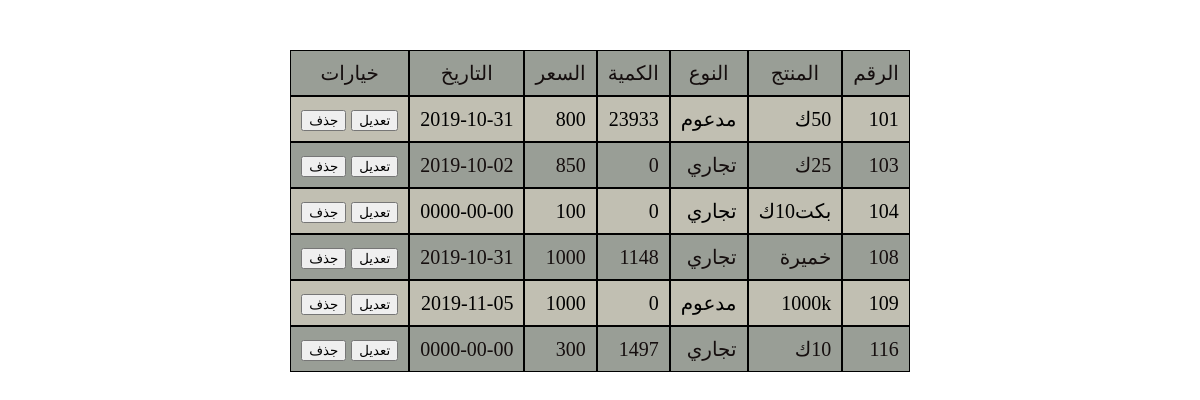
Before: /store_update.php (signed in) with the older database file.
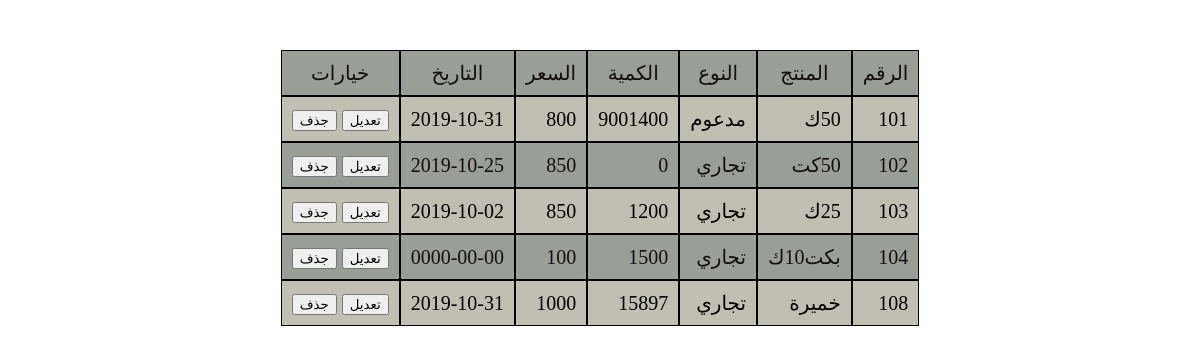
After: the same page with the newer database file.
### tables this page shows
CREATE TABLE `store` (
  `sno` int(10) NOT NULL,
  `sname` varchar(50) DEFAULT NULL,
  `stype` varchar(10) DEFAULT NULL,
  `sqty` int(10) DEFAULT '0',
  `sprice` int(10) DEFAULT '0',
  `sval` int(10) DEFAULT '0',
  `slval` int(10) DEFAULT '0',
  `sdate` date DEFAULT NULL
);

### store_update.php (the view, shortened to what this page needs)
<!doctype html>
<html>
<head>
<link rel="stylesheet" type="text/css" href="css/insert_store.css">
</head>
<body>
<?php
$query=mysql_query("select * from store order by sno asc") or die("error in table name");
if (mysql_num_rows($query)==0) {
 echo"<p class='add'><script> document.write(' تم تعديل بنجاح') </script></p>";
}
else
{  ?>
<center>
<table class="table" style="width:auto"  cellpadding="10" cellspacing="0">
  <tr class="title">
        <td>الرقم</td>
           <td>المنتج</td>
              <td>النوع</td>
                 <td>الكمية</td>
                    <td>السعر</td>
                     <td>التاريخ</td>
                     <td>خيارات</td>
  </tr>
<?php
while ($row=mysql_fetch_array($query)) {
echo "
<tr>
<td>".$row['sno']."</td>
<td>".$row['sname']."</td>
<td>".$row['stype']."</td>
<td>".$row['sqty']."</td>
<td>".$row['sprice']."</td>
<td>".$row['sdate']."</td>
<td>
<a href='store_update.php?do=edit&id=".$row['sno']."'><input type='button' value='تعديل'></a>
 " ; ?>
<input type="button" onclick="del_data(<?php echo $row['sno']; ?>)" alt="حذف الفاتورة" name="delete" value="جذف">
</td>
</tr>
<?php
}
?>
</table>
<?php
}
?>
</body>
</html>

Changed rows visible on the page:
removed store: sno "109", sname "1000k", stype "مدعوم", sqty "0", sprice "1000", sdate "2019-11-05"
removed store: sno "116", sname "10ك", stype "تجاري", sqty "1497", sprice "300", sdate "0000-00-00"
changed store "مدعوم": sqty "23933" → "9001400"
added store: sno "102", sname "50كت", stype "تجاري", sqty "0", sprice "850", sdate "2019-10-25"
changed store id 103: sqty "0" → "1200"
changed store "بكت10ك": sqty "0" → "1500"
changed store "خميرة": sqty "1148" → "15897"
